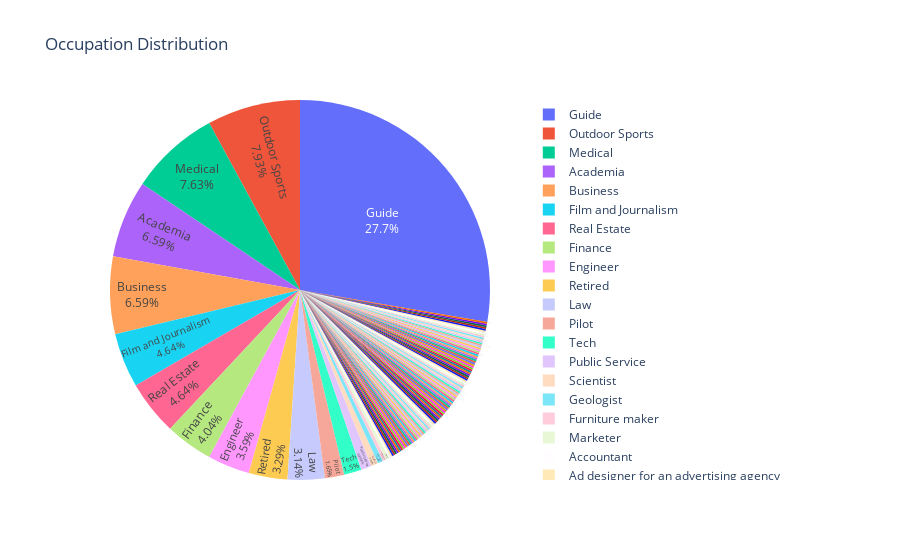

This figure's notebook cell:
### Code cell
import plotly as py
import plotly.graph_objs as go

import plotly.express as px
fig = px.pie(g3, values='Count of Msmtbid', names='Occupation',
             title='Occupation Distribution',
             hover_data=['Percentage'], labels={'Percentage':'%'})
fig.update_traces(textposition='inside', textinfo='percent+label')
fig.show()

### Figure 1 — Plotly figure (JSON) as saved in the notebook; plotly's stock layout.template omitted (floating-point values rounded to 4 significant figures)
{"data": [{"customdata": [[6.587], [0.1497], [0.1497], [0.1497], [0.1497], [0.1497], [0.1497], [0.1497], [0.1497], [0.1497], [0.1497], [0.1497], [0.1497], [0.1497], [6.587], [0.1497], [0.1497], [0.1497], [0.1497], [0.1497], [0.1497], [0.1497], [0.1497], [0.1497], [0.1497], [0.1497], [0.1497], [0.1497], [0.1497], [0.1497], [0.1497], [0.1497], [0.1497], [0.1497], [3.593], [0.1497], [0.1497], [0.1497], [4.641], [4.042], [0.1497], [0.1497], [0.1497], [0.1497], [0.1497], [0.1497], [0.1497], [0.2994], [0.4491], [0.1497], [27.69], [0.1497], [0.1497], [0.1497], [0.1497], [0.1497], [0.1497], [0.1497], [3.144], [0.1497], [0.1497], [0.1497], [0.1497], [0.2994], [0.1497], [0.1497], [7.635], [0.1497], [0.1497], [0.1497], [0.1497], [0.1497], [0.1497], [0.1497], [7.934], [0.1497], [0.1497], [0.1497], [0.1497], [0.1497], [1.647], [0.1497], [0.1497], [0.1497], [0.8982], [4.641], [3.293], [0.1497], [0.5988], [0.1497], [0.1497], [0.1497], [0.1497], [0.1497], [0.1497], [0.1497], [0.1497], [0.1497], [0.1497], [1.497], [0.1497], [0.1497], [0.1497], [0.1497], [0.1497], [0.1497], [0.1497], [0.1497], [0.1497], [0.1497], [0.1497], [0.1497], [0.1497], [0.1497], [0.1497]], "domain": {"x": [0, 1], "y": [0, 1]}, "hovertemplate": "Occupation=%{label}<br>Count of Msmtbid=%{value}<br>%=%{customdata[0]}<extra></extra>", "labels": ["Academia", "Accountant", "Ad designer for an advertising agency", "Advertising agency partner", "Airline maintenance manager", "Airplane equipment marketing specialist", "American Express executive", "Athletic coach", "Author & professor", "Bank director", "Bartender & snowboard instructor", "Between studying (MBA) and career", "Bicycle messenger", "Broom maker", "Business", "Cardiologist", "Chef", "Chief executive officer (Polaris Industries)", "Chinese-American professor of physics", "Chiropractor", "Coach", "College hockey instructor", "Commercial fisherman", "Communications", "Company manager", "Computer scientist", "Construction worker", "Custom motorcyle maker", "Delivery driver", "Dentist", "Director of energy-conservation organization", "Director of information systems", "Dog breeder", "Electrician", "Engineer", "Epidemiologist", "Executive of diapers company", "Export manager", "Film and Journalism", "Finance", "Finance (former Governor of New Mexico)", "Fitness and martial arts instructor", "Fitness coach", "Fitness instructor", "Food broker", "Food products exporter", "Fund raiser", "Furniture maker", "Geologist", "Great Trango Holdings", "Guide", "High school admissions officer", "Home builder", "Hospital technician in emergency room", "Housewife", "Industrial hygenist", "Insurance company director", "Landscaper", "Law", "Law (retired)", "Manager of marine cooking company and sea captain", "Manages investments in oil", "Marina manager and yachtsman", "Marketer", "Marketing", "Marketing manager of commercial real estate company", "Medical", "Medical (anesthesiologist)", "Medical's assistant", "Mother", "No occupation", "Nutritionist/exercise physiologist", "Office worker", "Oil geologist", "Outdoor Sports", "Paralegal", "Pediatrician", "Personal trainer (in sports especially)", "Pest controller", "Pharmacist", "Pilot", "Pipefitter", "Private equity expert", "Private investor & real estate developer", "Public Service", "Real Estate", "Retired", "School facilitates manager", "Scientist", "Self-employed fundraiser for cancer organization", "Sells and markets computer systems", "Sells and markets pharmaceuticals", "Shopkeeper", "Sport administrator", "St. Olaf College biology professor", "Staff of asphalt paving company", "Stone fabricator", "Supervisor", "Surveyor", "Tech", "Technician", "Telephone manufacturing company marketing executive", "Telephone technician", "Trader in commodities", "Travel agency director", "Tree farmer", "US Fish and Wildlife Service staff member", "US Postal Service", "USA govt civil servant", "Urologist", "Veterinarian", "Warehouse worker for courier service", "Watchmaker", "Website designer", "Woodworker & designer"], "legendgroup": "", "name": "", "showlegend": true, "textinfo": "percent+label", "textposition": "inside", "type": "pie", "values": [44, 1, 1, 1, 1, 1, 1, 1, 1, 1, 1, 1, 1, 1, 44, 1, 1, 1, 1, 1, 1, 1, 1, 1, 1, 1, 1, 1, 1, 1, 1, 1, 1, 1, 24, 1, 1, 1, 31, 27, 1, 1, 1, 1, 1, 1, 1, 2, 3, 1, 185, 1, 1, 1, 1, 1, 1, 1, 21, 1, 1, 1, 1, 2, 1, 1, 51, 1, 1, 1, 1, 1, 1, 1, 53, 1, 1, 1, 1, 1, 11, 1, 1, 1, 6, 31, 22, 1, 4, 1, 1, 1, 1, 1, 1, 1, 1, 1, 1, 10, 1, 1, 1, 1, 1, 1, 1, 1, 1, 1, 1, 1, 1, 1, 1]}], "layout": {"legend": {"tracegroupgap": 0}, "title": {"text": "Occupation Distribution"}}}
